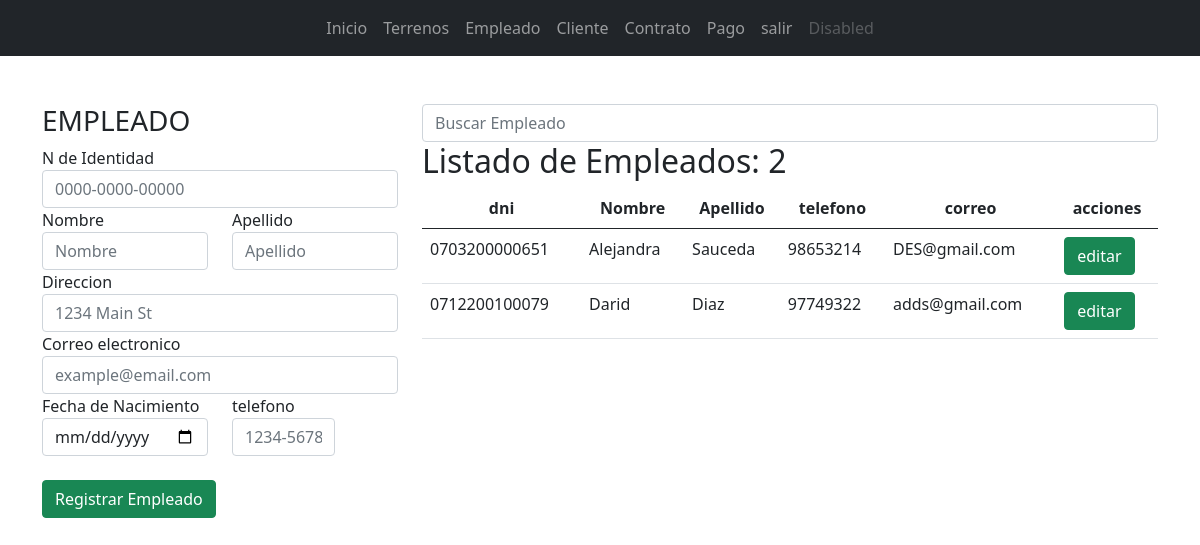
The app's page /vendedor/ (signed in) with its own data.
### app_lotificadora/models.py (models this page shows, shortened)
class Vendedor(models.Model):
    dni = models.CharField(max_length=16)
    nombre = models.CharField(max_length=35)
    apellido = models.CharField(max_length=35)
    direccion = models.TextField()
    fecha = models.DateField()
    telefono = models.CharField(max_length=13)
    correo = models.EmailField(max_length=40)
    fecha_ingreso = models.DateField(auto_now_add=True, null=True)
    estado = models.BooleanField(default=True)
    user = models.OneToOneField(User, on_delete=models.CASCADE, null=True, blank=True)

### app_lotificadora/views.py (the view, shortened to what this page needs)
# urls.py: path('vendedor/', views.vendedor, name="vendedor"),
def vendedor(request):
    q = request.GET.get('q')
    if q:
        ven = Vendedor.objects.filter(nombre__startswith=q).order_by('nombre')
    else:
        ven = Vendedor.objects.all().order_by('nombre')
    ctx = {
        'vendedor': ven,
    }
    return render(request, 'vendedor/vendedor.html', ctx)

### app_lotificadora/templates/vendedor/vendedor.html (shortened to what this page needs)
{% extends "base.html" %}
{% block container %}
    <div class="row">
        <div class="col-md-4">
            <h3>EMPLEADO</h3>
            {% if v %}
            <form action="{% url 'mantenimiento_vendedor' v.id %}" method="post" id="#frm-vendedor">
            {% else %}
            <form action="" method="post" id="#frm-vendedor">
            {% endif %}
                <div>
                    <label for="txt-dni">N de Identidad</label>
                    <input type="text" value="{{ v.dni }}" class="form-control" id="txt-dni" name="txt-dni" placeholder="0000-0000-00000" required autofocus>
                </div>
                <div class="row">
                    <div class="col-md-6">
                        <label for="txt-nombre">Nombre</label>
                        <input type="text" value="{{ v.nombre }}" class="form-control" id="txt-nombre" name="txt-nombre" placeholder="Nombre" required autofocus>
                    </div>
                    <div class="col-md-6">
                        <label for="txt-apellido">Apellido</label>
                        <input type="text" value="{{ v.apellido }}" class="form-control" id="txt-apellido" name="txt-apellido" placeholder="Apellido" required autofocus>
                    </div>
                </div>
                <div>
                    <label for="txt-direccion">Direccion</label>
                    <input type="text" value="{{ v.direccion }}" class="form-control" id="txt-direccion" name="txt-direccion" placeholder="1234 Main St" required autofocus>
                </div>
                <div>
                    <label for="txt-correo">Correo electronico</label>
                    <input type="email" value="{{ v.correo }}" class="form-control" id="txt-correo" name="txt-correo" placeholder="example@email.com">
                </div>
                <div class="row">
                    <div class="col-md-6">
                        <label for="txt-fecha">Fecha de Nacimiento</label>
                        <input type="date" value="{{ v.fecha }}" class="form-control" id="txt-fecha" name="txt-fecha" required autofocus>
                    </div>
                    <div class="col-md-4">
                        <label for="txt-telefono">telefono</label>
                        <input type="text" value="{{ v.telefono }}" class="form-control" id="txt-telefono" name="txt-telefono" placeholder="1234-5678" required autofocus>
                    </div>
                </div>
                <div class="mt-4">
                    {% if v %}
                    <input type="submit" class="btn btn-success" value="actualizar Empleado">
                    {% else %}
                    <input type="submit" class="btn btn-success" value="Registrar Empleado">
                    {% endif %}
                </div>
            </form>
        </div>
        <div class="col-md-8">
            <form action="" method="get">
                <input type="search" name="q" value="{{ q }}" class="form-control" placeholder="Buscar Empleado">
            </form>
            <h2>Listado de Empleados: {{ vendedor|length }}</h2>
            <div class="table-responsive">
                <table class="table table-hover">
                    <thead>
                        <tr class="text-center">
                            <th>dni</th>
                            <th>Nombre</th>
                            <th>Apellido</th>
                            <th>telefono</th>
                            <th>correo</th>
                            <th>acciones</th>
                        </tr>
                    </thead>
                    <tbody>
                        {% for v in vendedor %}
                            <tr>
                                <td>{{v.dni}}</td>
                                <td>{{v.nombre}}</td>
                                <td>{{v.apellido}}</td>
                                <td>{{v.telefono}}</td>
                                <td>{{v.correo|default_if_none:'-' }}</td>
                                <td>
                                    <a href="{% url 'mantenimiento_vendedor' v.id %}" type="submit" class="btn btn-success">editar</a>
                                </td>
                            </tr>
                        {% empty %}
                            <div class="alert alert-danger">No se encuentran Empleado</div>
                        {% endfor %}
                    </tbody>
                </table>
            </div>
        </div>
    </div>
{% endblock  %}

### records on screen
Vendedor: dni "0703200000651", nombre "Alejandra", apellido "Sauceda", telefono "98653214", correo "DES@gmail.com"
Vendedor: dni "0712200100079", nombre "Darid", apellido "Diaz", telefono "97749322", correo "adds@gmail.com"

### other values on screen
{{ vendedor|length }} "2"
